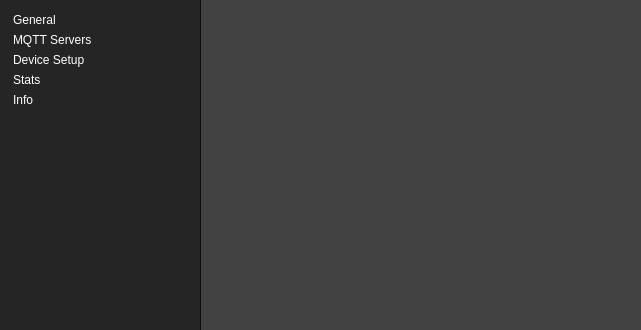
<?xml version="1.0" encoding="UTF-8"?>
<ui version="4.0">
 <class>DeviceOptionsWidget</class>
 <widget class="QDialog" name="DeviceOptionsWidget">
  <property name="geometry">
   <rect>
    <x>0</x>
    <y>0</y>
    <width>641</width>
    <height>330</height>
   </rect>
  </property>
  <property name="windowTitle">
   <string>Dialog</string>
  </property>
  <property name="styleSheet">
   <string notr="true">* {
	font: &quot;Raleway&quot;;
	color: white;
}

QMessageBox {
	background-color: rgb(37, 37, 37);
}

#PreferencesDialog {
	background-color: rgb(37, 37, 37);
	font-weight: 600;
	
}
QPushButton {
	border-radius: 5px;
	border: none;
	padding: 5px 15px;
	background-color: #1fa3ec;
}

QPushButton:pressed {
	background-color: #0e70a4;
}

QPushButton:!enabled {
	background-color: rgb(145, 145, 145);
}

QToolButton {
	border-radius: 5px;
	border: none;
	padding: 3px 15px;
	background-color: #1fa3ec;
}

QToolButton:pressed {
	background-color: #0e70a4;
}


QListWidget {
	padding: 10px;
	background-color: rgb(37, 37, 37);
	border: none;
}

QListView::item {
   	padding: 3px;
	padding-left: 0px;
	border-radius: 5px;
}

QListView::item:selected {
	background-color: #1fa3ec;
}

#mqttServersList {
	background-color: rgb(37, 37, 37);
	padding: 3px;
	border-radius: 5px;
	border: 1px Solid #0C0C0C;
}

QLineEdit,  QComboBox, QSpinBox {
	background-color: #4f4f4f;
	padding: 3px;
	border-radius: 5px;
	border: 1px Solid #0C0C0C;
}

QComboBox::drop-down {border-width: 0px;} QComboBox::down-arrow {image: url(noimg); border-width: 0px;}


#container {
	background-color: rgb(66, 66, 66);
	border: none;
	border-left: 1px Solid #0C0C0C;
}</string>
  </property>
  <layout class="QHBoxLayout" name="horizontalLayout">
   <property name="spacing">
    <number>0</number>
   </property>
   <property name="leftMargin">
    <number>0</number>
   </property>
   <property name="topMargin">
    <number>0</number>
   </property>
   <property name="rightMargin">
    <number>0</number>
   </property>
   <property name="bottomMargin">
    <number>0</number>
   </property>
   <item>
    <widget class="QListWidget" name="listWidget">
     <property name="maximumSize">
      <size>
       <width>200</width>
       <height>16777215</height>
      </size>
     </property>
     <property name="styleSheet">
      <string notr="true"/>
     </property>
     <property name="iconSize">
      <size>
       <width>24</width>
       <height>24</height>
      </size>
     </property>
     <item>
      <property name="text">
       <string>General</string>
      </property>
      <property name="icon">
       <iconset resource="../../resources/resources.qrc">
        <normaloff>:/24/assets/24_gear_square.svg</normaloff>:/24/assets/24_gear_square.svg</iconset>
      </property>
     </item>
     <item>
      <property name="text">
       <string>MQTT Servers</string>
      </property>
      <property name="icon">
       <iconset resource="../../resources/resources.qrc">
        <normaloff>:/24/assets/24_servers_square.svg</normaloff>:/24/assets/24_servers_square.svg</iconset>
      </property>
     </item>
     <item>
      <property name="text">
       <string>Device Setup</string>
      </property>
      <property name="icon">
       <iconset resource="../../resources/resources.qrc">
        <normaloff>:/24/assets/24_bulb_square.svg</normaloff>:/24/assets/24_bulb_square.svg</iconset>
      </property>
     </item>
     <item>
      <property name="text">
       <string>Stats</string>
      </property>
     </item>
     <item>
      <property name="text">
       <string>Info</string>
      </property>
      <property name="icon">
       <iconset resource="../../resources/resources.qrc">
        <normaloff>:/24/assets/24_about_square.svg</normaloff>:/24/assets/24_about_square.svg</iconset>
      </property>
     </item>
    </widget>
   </item>
   <item>
    <widget class="QWidget" name="container" native="true">
     <layout class="QVBoxLayout" name="verticalLayout">
      <property name="spacing">
       <number>10</number>
      </property>
      <property name="leftMargin">
       <number>10</number>
      </property>
      <property name="topMargin">
       <number>10</number>
      </property>
      <property name="rightMargin">
       <number>10</number>
      </property>
      <property name="bottomMargin">
       <number>10</number>
      </property>
      <item>
       <widget class="QStackedWidget" name="stackedWidget">
        <widget class="QWidget" name="page"/>
        <widget class="QWidget" name="page_2"/>
       </widget>
      </item>
     </layout>
    </widget>
   </item>
  </layout>
 </widget>
 <resources>
  <include location="../../resources/resources.qrc"/>
 </resources>
 <connections/>
</ui>
